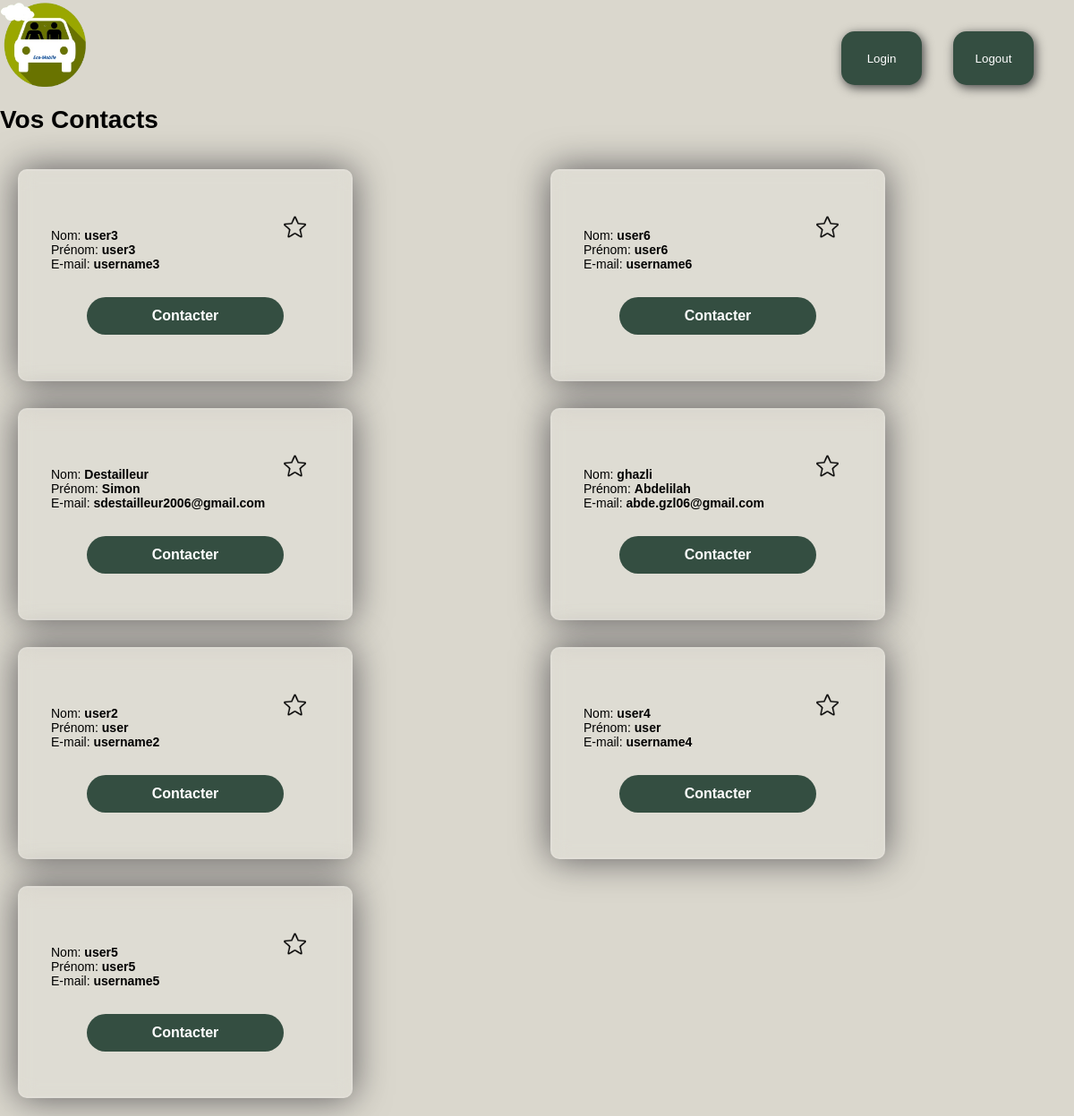
/contacts (signed in), run on an earlier commit of the app's database.
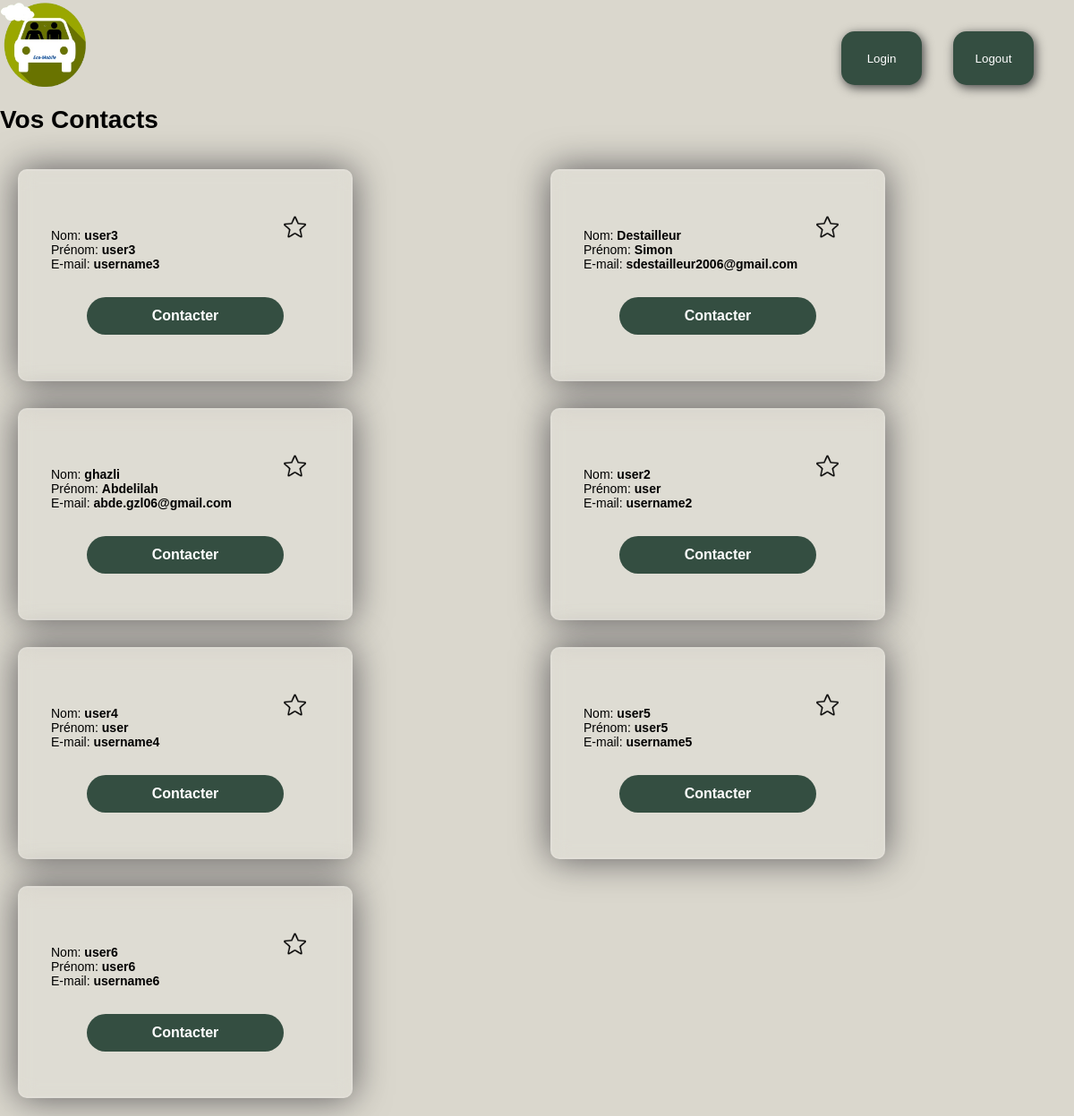
And on a later commit of the database.
### tables this page shows
CREATE TABLE identifiants (
	id INTEGER PRIMARY KEY AUTOINCREMENT,
	nom VARCHAR(100),
	prenom VARCHAR(100),
	numero VARCHAR(10),
	zone INTEGER,
	username VARCHAR(255), -- Longueur maximale standard pour une adresse e-mail
	password VARCHAR(255), -- Longueur maximale pour le mot de passe
	creation_date TIMESTAMP DEFAULT CURRENT_TIMESTAMP,
	last_login TIMESTAMP,
	status BOOLEAN DEFAULT 0, -- TRUE pour activé, FALSE pour désactivé
	is_admin BOOLEAN DEFAULT 0, -- TRUE pour administrateur, FALSE pour utilisateur standard
		   
	FOREIGN KEY(zone) REFERENCES zone(id)
);

### main.py (the view)
@app.route('/contacts')
def contacts():
	db, cursor = connect_db()
	cursor.execute(f"SELECT nom, prenom, username FROM identifiants WHERE username != '{get_username(request)}' ORDER BY last_login;")
	contacts = cursor.fetchall()
	return render_template('contacts.html', contacts=contacts)

### cryptage.py (called while the page is built)
def generate_fernet_key(master_key, seed):
    data = master_key.encode('utf-8')
    salt = seed.encode('utf-8')
    hkdf = HKDF(
        algorithm=hashes.SHA256(),
        length=32,  # Longueur de la clé de chiffrement AES (256 bits)
        salt=salt,
        info=None,
        backend=default_backend()
    )
    derived_key = hkdf.derive(data)
    return base64.urlsafe_b64encode(derived_key).decode()

def get_cookies_fernet(MASTER_KEY):
	cookies_seed = 'cookies' # graine de génération de la clé de cryptage des cookies # on définira une vraie clé plus tard # une nouvelle clé déconnectera toutes les sessions utilisateurs en cours
	cookies_key = generate_fernet_key(MASTER_KEY, cookies_seed) # clé de cryptage des cookies
	cookies_fernet = Fernet(cookies_key)
	return cookies_fernet

### main.py (called while the page is built)
def connect_db(name='db.sqlite'):
	connection = sqlite3.connect(name)
	return connection, connection.cursor()

@app.before_request
def before_request():
	if not get_username(request) and not (request.path.endswith('.css') or request.path.endswith('.png') or request.path.endswith('.jpg') or request.path.endswith('.ico') or request.path.startswith('/login') or request.path.startswith('/signup') or request.path.startswith('/verif')):
		return redirect('/login?message=Veuillez vous connecter pour continuer')

def get_username(request): # get username from crypted cookie
	try:
		cookie = request.cookies.get(COOKIE_NAME)
		if cookie is not None:
			username = get_cookies_fernet(MASTER_KEY).decrypt(cookie.encode('utf-8')).decode('utf-8')
		else:
			username = None
	except InvalidToken:
		username = None
	return username

### templates/contacts.html (shortened to what this page needs)
<!DOCTYPE html>
<html lang="fr">
<head>
	<link rel="stylesheet" href="/static/style.css">
</head>
<body>
    <a href= "/"><img src="/static/Images/logo.png" class="logo" alt="Logo" /></a>
    <button class="buttonLog" id="buttonLogIn" onclick="location.href='/login'">Login</button>
    <button class="buttonLog" id="buttonLogOut" onclick="location.href='/logout'">Logout</button>
    <h1 class="main-title">Vos Contacts</h1>
    <div class="contactContainer">
    {% for contact in contacts %}
        <form action="/chat" method="get" class="formContacts">
                <img src="/static/Images/star.png" class="fav">
                <p>Nom: <b> {{ contact[0] }} </b><br>
                    Prénom: <b> {{ contact[1] }} </b><br>
                    E-mail: <b> {{ contact[2] }} </b></p>
                <center><button type="submit">Contacter</button></center>
        </form>
    {% endfor %}
    </div>
</body>
</html>

### static/style.css (style rules this page uses)
body { margin-bottom: 10px; margin: 0 auto; font-family: Arial, Helvetica, sans-serif; font-size: 14px; color: black; background-color: #dad7cd; background-repeat: no-repeat; background-size: cover; }
.logo { height: 100px; width: 100px; }
.buttonLog { position: absolute; justify-content: space-between; height: 60px; width: 90px; margin-inline: 20px; text-decoration: none; color: #ffffff; background-color: #344e41; border-radius:15px; box-shadow: 2px 3px 12px #444444; border: none; margin-top: 10px; }
#buttonLogOut { top: 25px; right: 25px; }
#buttonLogIn { top: 25px; right: 150px; }
button[type="submit"] { width: 100%; padding: 12px; border-radius: 20px; background-color: #344e41; color: white; font-size: 16px; font-weight: bold; cursor: pointer; transition: background-color 0.3s ease; border-radius: 35em; width: 220px; margin-top: 15px; border: none; }
h1 { margin-top:15px; border: none; }
a { color:#363636 }
.formContacts { width: 300px; background-color: rgba(255,255,255,0.13); position: flex; border-radius: 10px; backdrop-filter: blur(10px); border: 2px solid rgba(255,255,255,0.1); box-shadow: 0 0 40px rgba(8,7,16,0.6); padding: 50px 35px; margin: 5px; }
.contactContainer { padding: 15px; display: grid; gap: 20px; grid-template-columns: repeat(auto-fill, minmax(400px, 1fr)); }
img.fav { position: absolute; right: 50px; width: 25px; height: 25px; }

What changed in the data, as far as the page shows it:
changed identifiants "user6": moves down the list
